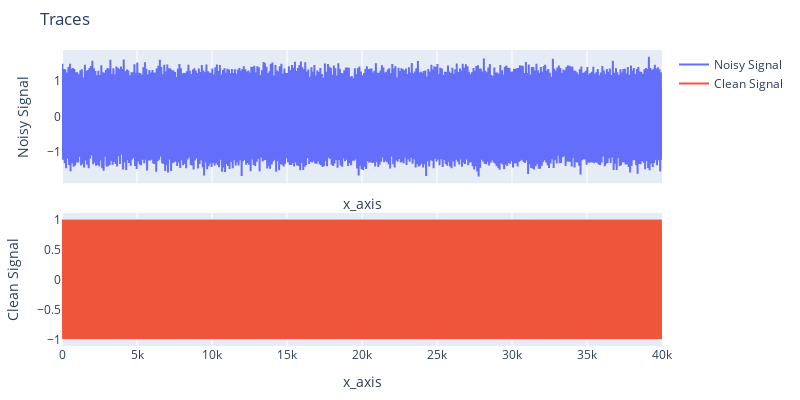
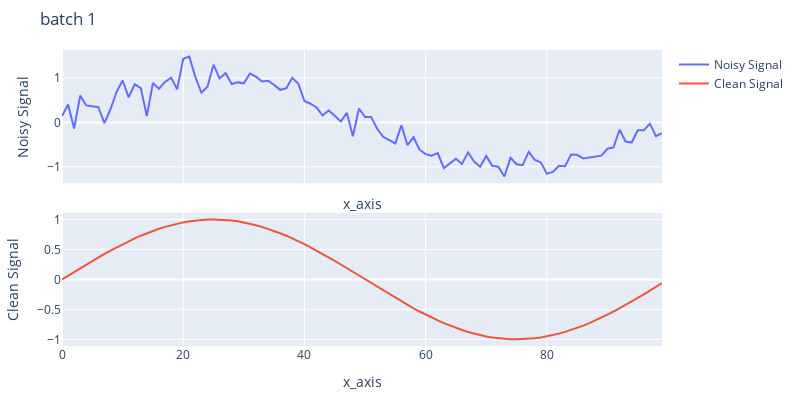

Notebook code for these charts, in order:
### Code cell
import pandas as pd
from src.utils import plotters

# Plot noisy_signal 和 clean_signal
noisy_signal_flat = noisy_signal.view(-1).numpy()  # 展平为一维数组，形状 (40000,)
clean_signal_flat = clean_signal.view(-1).numpy()  # 展平为一维数组，形状 (40000,)
plotters.plot_traces(
    pd.DataFrame({
        "Noisy Signal": noisy_signal_flat,
        "Clean Signal": clean_signal_flat
    }),
    width=800,
    height=400,
    mode="lines"
)

# plot batch 1 signal
noisy_batches_flat = noisy_batches[0].view(-1).numpy()  # 展平为一维数组，形状 (40000,)
clean_batches_flat = clean_batches[0].view(-1).numpy()  # 展平为一维数组，形状 (40000,)
plotters.plot_traces(
    title="batch 1",
    data = pd.DataFrame({
                "Noisy Signal": noisy_batches_flat,
                "Clean Signal": clean_batches_flat
            }),
    width=800,
    height=400,
    mode="lines"
)

### Figure 1 — Plotly figure (JSON) as saved in the notebook; plotly's stock layout.template omitted (floating-point values rounded to 4 significant figures; data arrays with more than 128 entries replaced by an {"elided": "..."} marker saying what was removed)
{"data": [{"mode": "lines", "name": "Noisy Signal", "type": "scatter", "x": {"elided": "40000 int values"}, "xaxis": "x", "y": {"elided": "40000 float values"}, "yaxis": "y"}, {"mode": "lines", "name": "Clean Signal", "type": "scatter", "x": {"elided": "40000 int values"}, "xaxis": "x2", "y": {"elided": "40000 float values"}, "yaxis": "y2"}], "layout": {"height": 400, "margin": {"b": 50, "l": 50, "r": 50, "t": 50}, "title": {"text": "Traces"}, "width": 800, "xaxis": {"anchor": "y", "domain": [0, 1], "matches": "x2", "showticklabels": false, "title": {"text": "x_axis"}}, "xaxis2": {"anchor": "y2", "domain": [0, 1], "title": {"text": "x_axis"}}, "yaxis": {"anchor": "x", "domain": [0.55, 1], "title": {"text": "Noisy Signal"}}, "yaxis2": {"anchor": "x2", "domain": [0, 0.45], "title": {"text": "Clean Signal"}}}}

### Figure 2 — Plotly figure (JSON) as saved in the notebook; plotly's stock layout.template omitted (floating-point values rounded to 4 significant figures)
{"data": [{"mode": "lines", "name": "Noisy Signal", "type": "scatter", "x": [0, 1, 2, 3, 4, 5, 6, 7, 8, 9, 10, 11, 12, 13, 14, 15, 16, 17, 18, 19, 20, 21, 22, 23, 24, 25, 26, 27, 28, 29, 30, 31, 32, 33, 34, 35, 36, 37, 38, 39, 40, 41, 42, 43, 44, 45, 46, 47, 48, 49, 50, 51, 52, 53, 54, 55, 56, 57, 58, 59, 60, 61, 62, 63, 64, 65, 66, 67, 68, 69, 70, 71, 72, 73, 74, 75, 76, 77, 78, 79, 80, 81, 82, 83, 84, 85, 86, 87, 88, 89, 90, 91, 92, 93, 94, 95, 96, 97, 98, 99], "xaxis": "x", "y": [0.1435, 0.4048, -0.1372, 0.6032, 0.3829, 0.365, 0.3429, -0.01776, 0.2963, 0.6866, 0.945, 0.5637, 0.8593, 0.7741, 0.1414, 0.8872, 0.7589, 0.913, 1.009, 0.7468, 1.432, 1.482, 1.027, 0.6668, 0.8019, 1.299, 0.9909, 1.11, 0.8639, 0.9021, 0.8809, 1.099, 1.031, 0.9239, 0.9404, 0.8452, 0.7345, 0.7686, 1.004, 0.8704, 0.4837, 0.4214, 0.3357, 0.1583, 0.2677, 0.1502, 0.02208, 0.2144, -0.3105, 0.3126, 0.1213, 0.124, -0.1436, -0.3241, -0.3915, -0.4739, -0.06372, -0.5131, -0.3339, -0.6146, -0.7149, -0.7487, -0.6905, -1.033, -0.9229, -0.8182, -0.9368, -0.6758, -0.8831, -0.9986, -0.7545, -0.9794, -0.9985, -1.22, -0.7963, -0.9431, -0.9619, -0.6655, -0.8462, -0.8974, -1.154, -1.116, -0.9787, -0.9871, -0.7227, -0.7303, -0.8103, -0.7871, -0.7613, -0.7482, -0.5932, -0.5621, -0.1649, -0.4307, -0.4535, -0.1759, -0.1782, -0.02827, -0.3112, -0.2443], "yaxis": "y"}, {"mode": "lines", "name": "Clean Signal", "type": "scatter", "x": [0, 1, 2, 3, 4, 5, 6, 7, 8, 9, 10, 11, 12, 13, 14, 15, 16, 17, 18, 19, 20, 21, 22, 23, 24, 25, 26, 27, 28, 29, 30, 31, 32, 33, 34, 35, 36, 37, 38, 39, 40, 41, 42, 43, 44, 45, 46, 47, 48, 49, 50, 51, 52, 53, 54, 55, 56, 57, 58, 59, 60, 61, 62, 63, 64, 65, 66, 67, 68, 69, 70, 71, 72, 73, 74, 75, 76, 77, 78, 79, 80, 81, 82, 83, 84, 85, 86, 87, 88, 89, 90, 91, 92, 93, 94, 95, 96, 97, 98, 99], "xaxis": "x2", "y": [0, 0.06279, 0.1253, 0.1874, 0.2487, 0.309, 0.3681, 0.4258, 0.4818, 0.5358, 0.5878, 0.6374, 0.6846, 0.729, 0.7705, 0.809, 0.8443, 0.8763, 0.9048, 0.9298, 0.9511, 0.9686, 0.9823, 0.9921, 0.998, 1, 0.998, 0.9921, 0.9823, 0.9686, 0.951, 0.9298, 0.9048, 0.8763, 0.8443, 0.809, 0.7705, 0.7289, 0.6845, 0.6374, 0.5877, 0.5358, 0.4817, 0.4257, 0.3681, 0.3089, 0.2486, 0.1873, 0.1253, 0.06271, -7.877e-05, -0.06287, -0.1254, -0.1875, -0.2488, -0.3091, -0.3682, -0.4259, -0.4818, -0.5359, -0.5879, -0.6375, -0.6846, -0.729, -0.7706, -0.8091, -0.8444, -0.8764, -0.9049, -0.9298, -0.9511, -0.9686, -0.9823, -0.9921, -0.998, -1, -0.998, -0.9921, -0.9823, -0.9686, -0.951, -0.9297, -0.9048, -0.8762, -0.8443, -0.8089, -0.7704, -0.7289, -0.6844, -0.6373, -0.5877, -0.5357, -0.4816, -0.4256, -0.368, -0.3089, -0.2485, -0.1872, -0.1252, -0.06263], "yaxis": "y2"}], "layout": {"height": 400, "margin": {"b": 50, "l": 50, "r": 50, "t": 50}, "title": {"text": "batch 1"}, "width": 800, "xaxis": {"anchor": "y", "domain": [0, 1], "matches": "x2", "showticklabels": false, "title": {"text": "x_axis"}}, "xaxis2": {"anchor": "y2", "domain": [0, 1], "title": {"text": "x_axis"}}, "yaxis": {"anchor": "x", "domain": [0.55, 1], "title": {"text": "Noisy Signal"}}, "yaxis2": {"anchor": "x2", "domain": [0, 0.45], "title": {"text": "Clean Signal"}}}}
